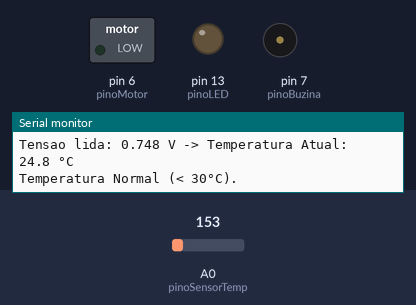
This sketch was run on a simulated Arduino Uno, built with avr-gcc and run on an emulated ATmega328P. On the bench: switched loads named in the sketch (green lamp = pin HIGH), output pins drawn as LEDs (lit = HIGH), buzzer (waves = sounding, pin HIGH), the last lines printed to the serial monitor. Inputs (shaded band) come from the test bench; at power-on: A0 (pinoSensorTemp) = 153.

Above: at 1.3 s.
1.4 s: A0 (pinoSensorTemp) set to 182
At 2.8 s:
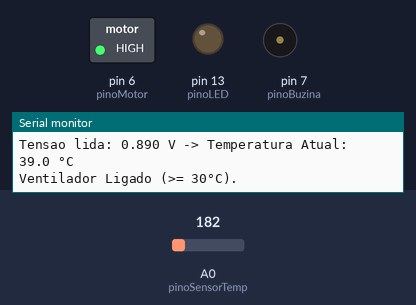
3.1 s: A0 (pinoSensorTemp) set to 214
At 4.3 s:
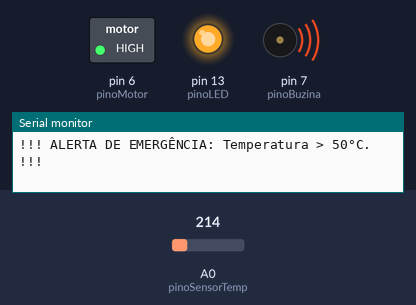
4.6 s: A0 (pinoSensorTemp) set to 191
At 5.9 s:
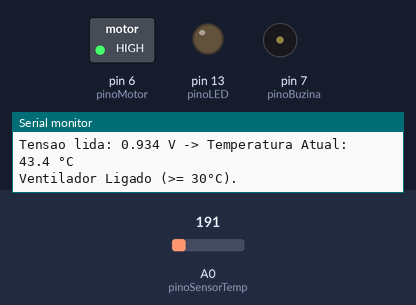
6.2 s: A0 (pinoSensorTemp) set to 221
At 7.8 s:
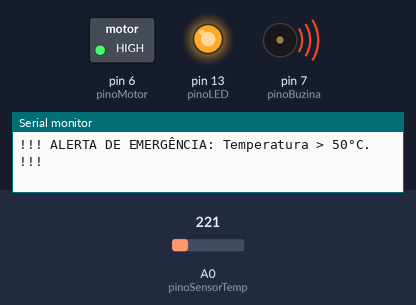
Timing chart, 0 to 8.8 s (numbered marks = the images above; inputs shaded):
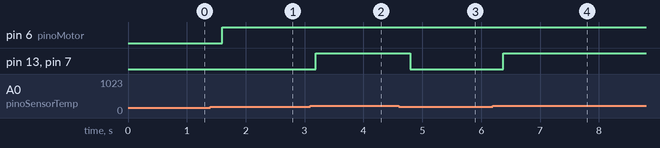

The sketch:

TEMP36.ino
```cpp
// --- DEFINIÇÃO DOS PINOS ---
// Pinos digitais (saídas)
const int pinoMotor = 6;    // Motor do ventilador (D6)
const int pinoBuzina = 7;   // Buzina de emergência (D7)
const int pinoLED = 13;     // LED de emergência (LED na placa ou D13)

// Pino analógico (entrada)
const int pinoSensorTemp = A0; // Sensor de temperatura TMP36 (A0)

// --- DEFINIÇÃO DAS TEMPERATURAS DE ACIONAMENTO ---
const int TEMP_MOTOR_LIGAR = 30; // 30 °C
const int TEMP_EMERGENCIA = 50;  // 50 °C

void setup() {
  // 1. Configura as portas digitais como SAÍDAS
  pinMode(pinoMotor, OUTPUT);
  pinMode(pinoBuzina, OUTPUT);
  pinMode(pinoLED, OUTPUT);

  // 2. Garante que todos os dispositivos comecem DESLIGADOS
  digitalWrite(pinoMotor, LOW);
  digitalWrite(pinoBuzina, LOW);
  digitalWrite(pinoLED, LOW);

  // 3. Inicia a comunicação serial para monitoramento
  Serial.begin(9600);
  Serial.println("Simulador de Estufa\n");
}

void loop() {
  // 1. FAZER A LEITURA DA TEMPERATURA
  int valorAnalogico = analogRead(pinoSensorTemp);

  // Conversão para Tensão (em Volts)
  // 1023 (resolução de 10 bits) mapeado para 5.0V (tensão de referência do Arduino)
  float tensao_volts = valorAnalogico * (5.0 / 1023.0);

  // Conversão TENSÃO -> TEMPERATURA para o TMP36
  // Fórmula: Temperatura (°C) = (Tensão - 0.5V) * 100
  // O 0.5V (500mV) é o offset do sensor em 0°C.
  // O 100 vem de 10mV por grau Celsius (100 = 1 / 0.01V)
  float temperatura = (tensao_volts - 0.5) * 100.0;

  // Exibe a leitura atual
  Serial.print("Tensao lida: ");
  Serial.print(tensao_volts, 3); // 3 casas decimais
  Serial.print(" V -> Temperatura Atual: ");
  Serial.print(temperatura, 1); // 1 casa decimal
  Serial.println(" °C");

  // --- LÓGICA DE CONTROLE ---

  // (c) CASO A TEMPERATURA ULTRAPASSE OS 50 °C (Emergência)
  if (temperatura > TEMP_EMERGENCIA) {
    Serial.println("!!! ALERTA DE EMERGÊNCIA: Temperatura > 50°C. !!!");

    // Aciona o LED (D13) e a Buzina (D7)
    digitalWrite(pinoLED, HIGH);
    digitalWrite(pinoBuzina, HIGH);

    // Motor permanece ligado
    digitalWrite(pinoMotor, HIGH);

  }
  // (b) CASO A TEMPERATURA SEJA IGUAL OU MAIOR A 30 °C (Ventilação)
  else if (temperatura >= TEMP_MOTOR_LIGAR) {
    Serial.println("Ventilador Ligado (>= 30°C).");

    // Aciona o motor (D6)
    digitalWrite(pinoMotor, HIGH);

    // Garante que o LED e a Buzina estejam DESLIGADOS
    digitalWrite(pinoLED, LOW);
    digitalWrite(pinoBuzina, LOW);
  }
  // Caso a temperatura esteja abaixo de 30 °C (Normal)
  else {
    Serial.println("Temperatura Normal (< 30°C).");

    // Desliga todos os dispositivos
    digitalWrite(pinoMotor, LOW);
    digitalWrite(pinoLED, LOW);
    digitalWrite(pinoBuzina, LOW);
  }

  // Espera um segundo para a próxima leitura
  delay(500);
}
```

Measured:
- the behaviour switches between 163 and 164 on A0 (pinoSensorTemp) (found by bisection; images 0 and 1)
- the behaviour switches between 204 and 205 on A0 (pinoSensorTemp) (found by bisection; images 1 and 2)
- after the input at 1.4 s, pin 6 (pinoMotor): LOW → HIGH after 0.20 s
- after the input at 3.1 s, pin 13 (pinoLED), pin 7 (pinoBuzina): LOW → HIGH after 0.09 s
- after the input at 4.6 s, pin 13 (pinoLED), pin 7 (pinoBuzina): HIGH → LOW after 0.19 s
- after the input at 6.2 s, pin 13 (pinoLED), pin 7 (pinoBuzina): LOW → HIGH after 0.17 s
